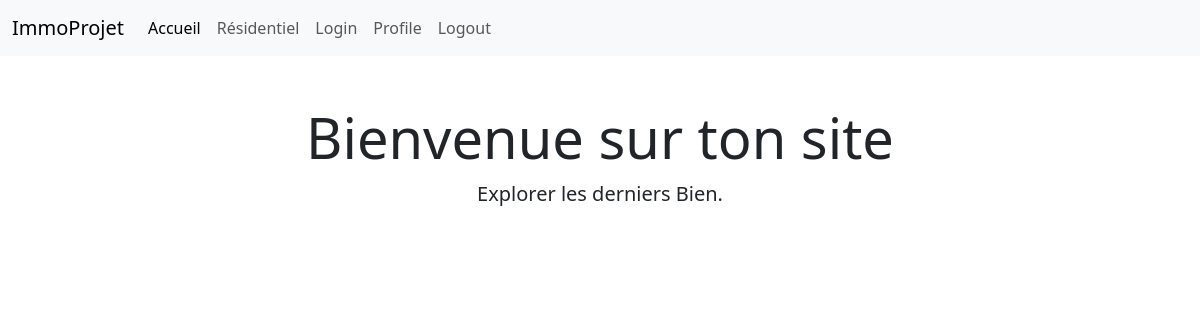
/web-site/index.php, run on an earlier commit of the app's database.
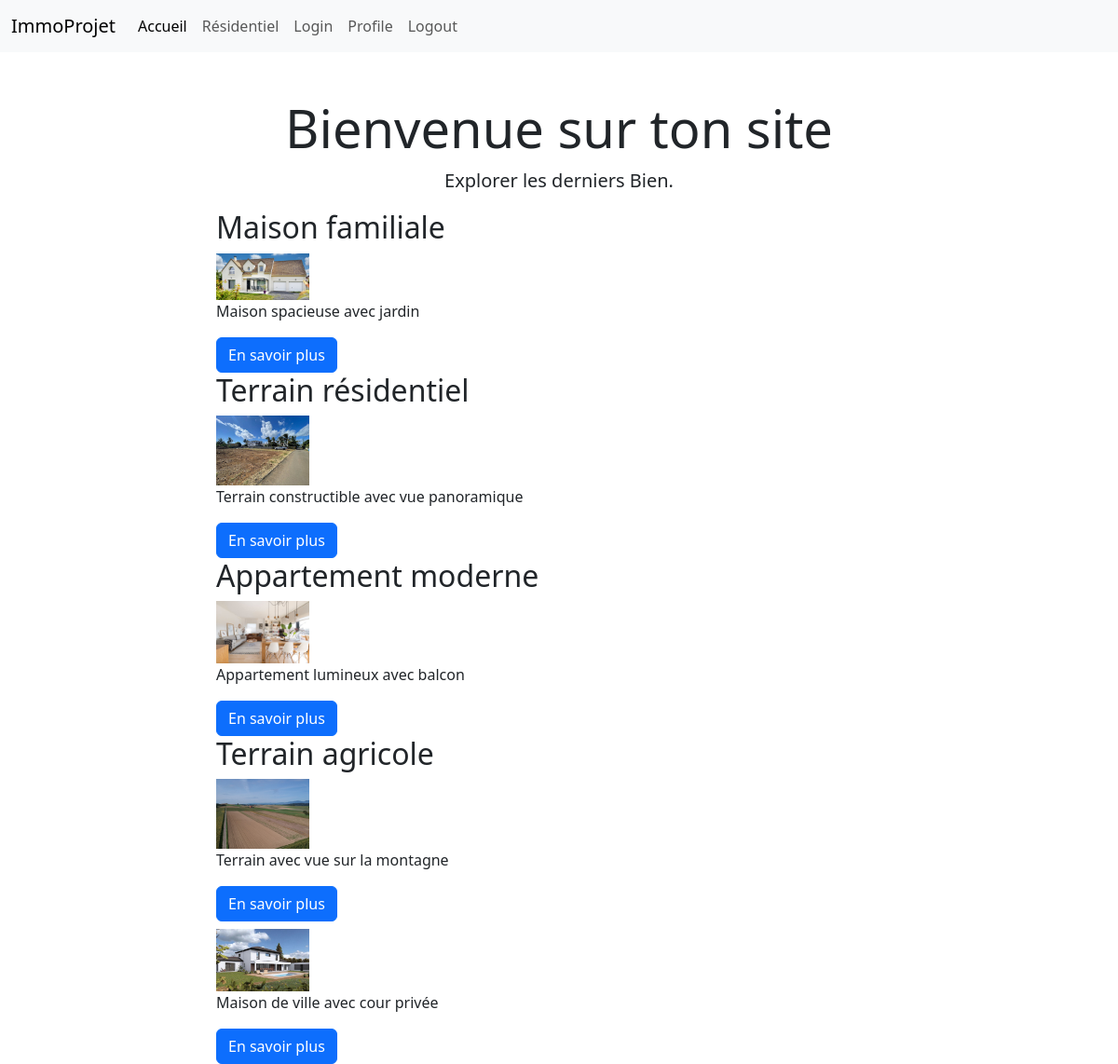
And on a later commit of the database.
### tables this page shows
CREATE TABLE `bien` (
    `id` INT(11) NOT NULL AUTO_INCREMENT,
    `prix` DECIMAL(18, 2) NOT NULL,
    `description` TEXT NOT NULL,
    `logement_id` INT(11),
    `terrain_id` INT(11),
    `agence_id` INT(11) NOT NULL,
    CONSTRAINT `bien_FK_logement` FOREIGN KEY (`logement_id`) REFERENCES `logement`(`id`),
    CONSTRAINT `favoris_FK_terrain` FOREIGN KEY (`terrain_id`) REFERENCES `terrain`(`id`),
    PRIMARY KEY (`id`)
);

CREATE TABLE `logement` (
    `id` INT(11) NOT NULL AUTO_INCREMENT,
    `nom` VARCHAR(100) NOT NULL,
    `surface` DECIMAL(10, 2) NOT NULL,
    `nombreDePiece` INT(11) NOT NULL,
    `bien_id` INT(11) NOT NULL,
    CONSTRAINT `logement_FK_bien` FOREIGN KEY (`bien_id`) REFERENCES `bien`(`id`),
    PRIMARY KEY (`id`)
);

CREATE TABLE `terrain` (
    `id` INT(11) NOT NULL AUTO_INCREMENT,
    `nom` VARCHAR(100) NOT NULL,
    `superficie` DECIMAL(10, 2) NOT NULL,
    `constructible` BOOLEAN NOT NULL,
    `bien_id` INT(11) NOT NULL,
    CONSTRAINT `terrain_FK` FOREIGN KEY (`bien_id`) REFERENCES `bien`(`id`),
    PRIMARY KEY (`id`)
);

### web-site/src/Models/Database.php (called while the page is built, shortened)
<?php
class Database
{
    public static function connection(): PDO
    {
        static $pdo = null;
        if ($pdo === null) {
            try {
                $dsn = 'mysql:host=' . DB_HOST . ';dbname=' . DB_NAME . ';charset=' . DB_CHARSET;
                $options = [
                    PDO::ATTR_ERRMODE => PDO::ERRMODE_EXCEPTION,
                    PDO::ATTR_DEFAULT_FETCH_MODE => PDO::FETCH_ASSOC,
                    PDO::ATTR_EMULATE_PREPARES => false,
                ];
                $pdo = new PDO($dsn, DB_USER, DB_PASSWORD, $options);
            } catch (\Throwable $th) {
                die("Can't connect to database");
            }
        }
        return $pdo;
    }
}

### web-site/src/Models/BaseModel.php (called while the page is built, shortened)
<?php
require_once 'Database.php';
class BaseModel
{
    protected static function prepareStatement(string $query): PDOStatement
    {
        return $statement = Database::connection()
            ->prepare($query);
    }
    protected static function executeStatement(PDOStatement $statement, array $parms = []): bool
    {
        return $statement->execute($parms);
    }
    protected static function setFetchModeStatement(PDOStatement $statement): bool
    {
        return $statement->setFetchMode(
            \PDO::FETCH_CLASS | \PDO::FETCH_PROPS_LATE,
            static::class
        );
    }
}

### web-site/src/Models/Bien.php (called while the page is built, shortened)
<?php
require_once 'src/Models/BaseModel.php';
class Bien extends BaseModel
{
    public static function fetchAll(): array
    {
        $statement = self::prepareStatement("select * from bien");
        if (self::executeStatement($statement)) {
            if (self::setFetchModeStatement($statement)) {
                return $statement->fetchAll();
            }
        }
    }
}

### web-site/src/Controllers/IndexController.php (called while the page is built)
<?php
require_once "src/Models/Bien.php";
require_once "src/Models/Logement.php";
require_once "src/Models/Terrain.php";
class IndexController
{
    public function getBien(): array
    {
        return Bien::fetchAll();
    }
    public function getLogementById(int $id): Logement|false
    {
        return Logement::fetchById($id);
    }
    public function getTerrainById(int $id): Terrain|false
    {
        return Terrain::fetchById($id);
    }
}

### web-site/src/Models/Logement.php (called while the page is built, shortened)
<?php
require_once 'src/Models/BaseModel.php';
class Logement extends BaseModel
{
    public static function fetchById(int $bien_id): Logement|false
    {
        $statement = self::prepareStatement("select * from logement where bien_id = :bien_id");
        if (self::executeStatement($statement, [":bien_id" => $bien_id])) {
            if (self::setFetchModeStatement($statement)) {
                return $statement->fetch();
            }
        }
    }
}

### web-site/src/Models/Terrain.php (called while the page is built, shortened)
<?php
require_once 'src/Models/BaseModel.php';
class Terrain extends BaseModel
{
    public static function fetchById(int $bien_id): Terrain|false
    {
        $statement = self::prepareStatement("select * from terrain where bien_id = :bien_id");
        if (self::executeStatement($statement, [":bien_id" => $bien_id])) {
            if (self::setFetchModeStatement($statement)) {
                return $statement->fetch();
            }
        }
    }
}

### web-site/index.php (the view, shortened to what this page needs)
<?php
require_once 'src/Controllers/IndexController.php';
$indexController = new IndexController();
$biens = $indexController->getBien();
?>
<!DOCTYPE html>
<html lang="en">
<head>
    <link href="https://cdn.jsdelivr.net/npm/bootstrap@5.3.2/dist/css/bootstrap.min.css" rel="stylesheet">
</head>
<body>
    <header class="navbar navbar-expand-lg bg-body-tertiary">
        <nav class="container-fluid">
            <a class="navbar-brand" href="">ImmoProjet</a>
            <div class="collapse navbar-collapse" id="navbarSupportedContent">
                <ul class="navbar-nav me-auto mb-2 mb-lg-0">
                    <li class="nav-item">
                        <a class="nav-link active" aria-current="page" href="">Accueil</a>
                    </li>
                    <li class="nav-item">
                    <li class="nav-item">
                        <a class="nav-link" href="/logout">Résidentiel</a>
                    </li>
                    <a class="nav-link" href="/login">Login</a>
                    </li>
                    <li class="nav-item">
                        <a class="nav-link" href="/profile">Profile</a>
                    </li>
                    <li class="nav-item">
                        <a class="nav-link" href="/logout">Logout</a>
                    </li>
                </ul>
        </nav>
    </header>
    <main>
        <div class="container mt-5">
            <div class="row">
                <div class="col-md-8 offset-md-2">
                    <div class="jumbotron text-center">
                        <h1 class="display-4">Bienvenue sur ton site</h1>
                        <p class="lead">Explorer les derniers Bien.</p>
                    </div>
                </div>
            </div>
            <div class="row">
                <div class="col-md-8 offset-md-2">
                    <?php foreach ($biens as $key => $bien) {
                        $logement = [];
                        $terrain = [];
                        if ($bien->logement_id != null) {
                            $logement = $indexController->getLogementById($bien->logement_id);
                        } else {
                            $terrain = $indexController->getTerrainById($bien->terrain_id);
                        }
                    ?>
                        <div class="article-box">
                            <h2><?= $logement == null ? $terrain->nom : $logement->nom ?></h2>
                            <img src="img/<?= $key ?>.jpg" alt="bien" width="100vw">
                            <p><?= $bien->description ?></p>
                            <a href="views/bien.php?bien=<?= $bien->id ?>&logement=<?= $logement == null ? false : true ?>" class="btn btn-primary">En savoir plus</a>
                        </div>
                    <?php } ?>
                </div>
            </div>
        </div>
    </main>
</body>
</html>

What changed in the data, as far as the page shows it:
added bien: logement.nom "Maison familiale", shows a picture, description "Maison spacieuse avec jardin"
added bien: terrain.nom "Terrain résidentiel", shows a picture, description "Terrain constructible avec vue panoramique"
added bien: logement.nom "Appartement moderne", shows a picture, description "Appartement lumineux avec balcon"
added bien: terrain.nom "Terrain agricole", shows a picture, description "Terrain avec vue sur la montagne"
added bien: shows a picture, description "Maison de ville avec cour privée"
